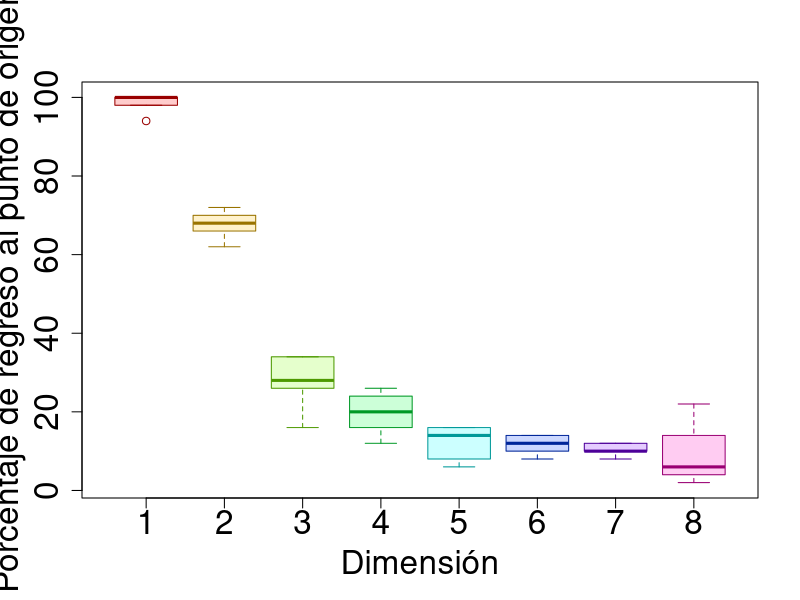

The R source for this figure:
registro <- data.frame()
dimension <- 8
potencia <- 10
for (pot in 5:potencia){
  duracion <- 2^potencia
  for (dim in 1:dimension) {
    
    datos <- numeric()
    repeticiones <- 50
    for (replica in 1:repeticiones) {
      resultado = FALSE
      pos <- rep(0, dim)
      for (t in 1:duracion) {
        modificar = sample(1:dim, 1)
        if (runif(1) < 0.5) {
          pos[modificar] =  pos[modificar] + 1
        } else {
          pos[modificar] =  pos[modificar] - 1
        }
        if (all(pos == 0)) {
          resultado = TRUE
          break
        }
      }
      datos <- c(datos, resultado)
}
  porc = 100 * sum(datos) / repeticiones
  registro = rbind(registro, c(pot, porc, dim))
  }
}
names(registro) = c("pot", "porc", "dim")
sink("registro.txt")
print(registro)
sink( )
png("pr1sim.png", width=800, height=800, units='px')
par(cex.lab=2) 
par(cex.axis=2) 
boxplot(porc ~ dim, 
data =  registro,
xlab="Dimensi\u{F3}n",
ylab="Porcentaje de regreso al punto de origen",
col=rainbow(8, alpha=0.2),
border = rainbow(8, v=0.6)
)
dev.off()